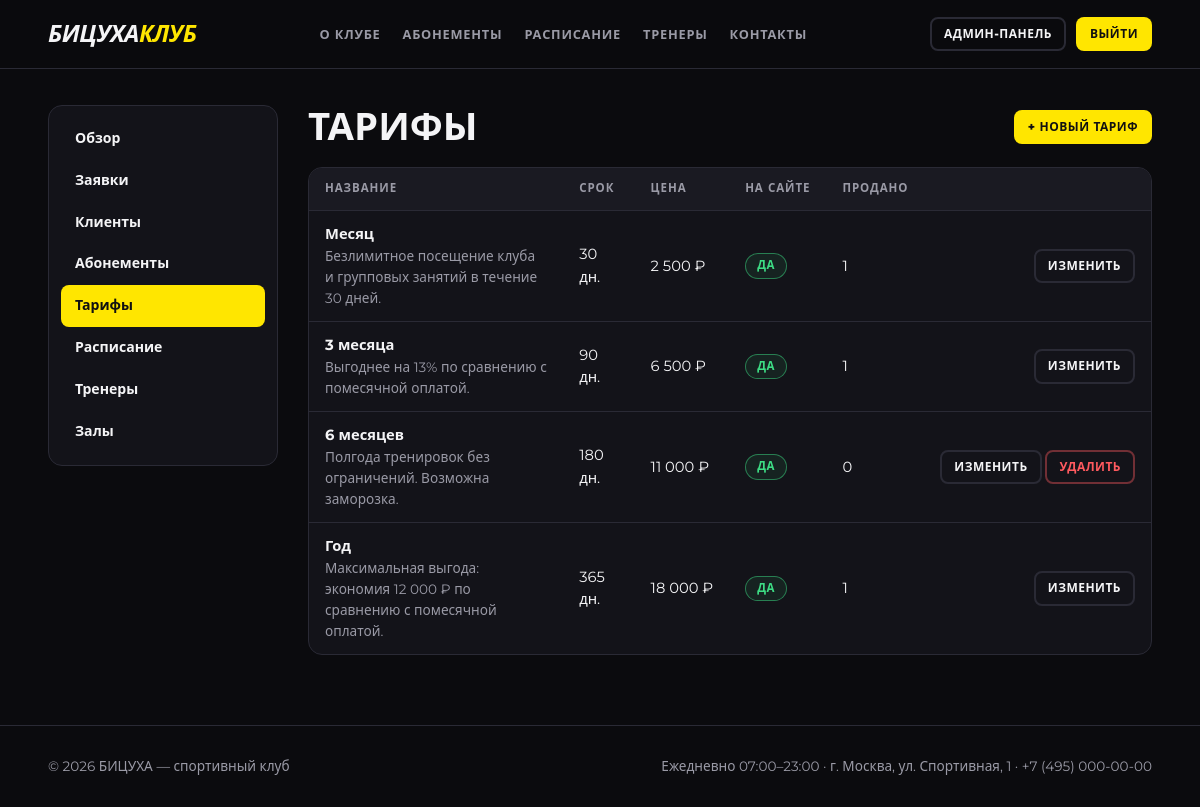
Screenshot of /admin/plans (signed in) with the database file from the repository.
### tables this page shows
CREATE TABLE plans (
    id            INTEGER PRIMARY KEY AUTOINCREMENT,
    name          TEXT    NOT NULL UNIQUE,
    duration_days INTEGER NOT NULL CHECK (duration_days > 0),
    price         INTEGER NOT NULL CHECK (price >= 0),      -- в рублях
    description   TEXT,
    is_active     INTEGER NOT NULL DEFAULT 1 CHECK (is_active IN (0,1))
);

### admin.py (the view)
@bp.route("/plans")
def plans():
    rows = q_all("SELECT p.*, (SELECT COUNT(*) FROM subscriptions s WHERE s.plan_id=p.id) AS used "
                 "FROM plans p ORDER BY p.duration_days")
    return render_template("admin/plans.html", rows=rows)

### admin.py (called while the page is built)
@bp.before_request
@role_required("admin")
def _only_admin():
    return None

@bp.context_processor
def _badges():
    return dict(
        badge_apps=q_val("SELECT COUNT(*) FROM applications WHERE status='new'"),
        badge_pay=q_val("SELECT COUNT(*) FROM subscriptions s JOIN payments p ON p.subscription_id=s.id "
                        "WHERE s.status='pending' AND p.status='pending'"))

### app.py (called while the page is built)
@app.template_filter("rub")
def rub(value):
    return f"{int(value or 0):,}".replace(",", "\u00a0") + "\u00a0₽"

@app.context_processor
def inject_globals():
    return dict(csrf_token=csrf_token, CLUB_NAME=CLUB_NAME, SUB_STATUS=SUB_STATUS,
                PAY_STATUS=PAY_STATUS, PAY_METHOD=PAY_METHOD, ROLE_NAME=ROLE_NAME,
                today_iso=date.today().isoformat())

@app.before_request
def before_request():
    logic.refresh_statuses()
    load_user()
    check_csrf()

@app.after_request
def security_headers(resp):
    resp.headers.setdefault("X-Content-Type-Options", "nosniff")
    resp.headers.setdefault("X-Frame-Options", "DENY")
    resp.headers.setdefault("Referrer-Policy", "same-origin")
    return resp

### auth.py (called while the page is built)
def load_user():
    g.user = None
    uid = session.get("uid")
    if not uid:
        return
    user = q_one(
        "SELECT u.id, u.email, u.role, u.is_active, "
        "       COALESCE(c.full_name, e.full_name) AS name, "
        "       c.id AS client_id, e.id AS employee_id "
        "FROM users u "
        "LEFT JOIN clients c ON c.user_id = u.id "
        "LEFT JOIN employees e ON e.user_id = u.id "
        "WHERE u.id = ?", (uid,))
    if user and user["is_active"]:
        g.user = user
    else:
        session.clear()

def role_required(*roles):
    def decorator(view):
        @wraps(view)
        def wrapper(*args, **kwargs):
            if g.user is None:
                flash("Войдите в аккаунт, чтобы продолжить.", "error")
                nxt = request.path if request.method == "GET" else None
                return redirect(url_for("login", next=nxt))
            if roles and g.user["role"] not in roles:
                abort(403)
            return view(*args, **kwargs)
        return wrapper
    return decorator

def csrf_token():
    if "_csrf" not in session:
        session["_csrf"] = secrets.token_hex(16)
    return session["_csrf"]

### db.py (called while the page is built)
def get_db():
    if "db" not in g:
        g.db = _connect()
    return g.db

def q_all(sql, params=()):
    return get_db().execute(sql, params).fetchall()

### logic.py (called while the page is built)
def today():
    return date.today()

### templates/admin/plans.html
{% extends 'admin/base.html' %}
{% block admin %}
<div class="toolbar"><h1 class="page-title" style="margin:0">Тарифы</h1>
  <a class="btn btn-primary btn-sm" href="{{ url_for('admin.plan_new') }}">+ Новый тариф</a></div>
<div class="table-wrap"><table>
  <thead><tr><th>Название</th><th>Срок</th><th>Цена</th><th>На сайте</th><th>Продано</th><th></th></tr></thead><tbody>
  {% for p in rows %}
    <tr><td><b>{{ p.name }}</b><div class="muted small">{{ p.description or '' }}</div></td><td>{{ p.duration_days }} дн.</td><td>{{ p.price|rub }}</td>
      <td><span class="pill {{ 'pill-active' if p.is_active else 'pill-cancelled' }}">{{ 'Да' if p.is_active else 'Скрыт' }}</span></td>
      <td>{{ p.used }}</td>
      <td class="actions"><a class="btn btn-ghost btn-sm" href="{{ url_for('admin.plan_edit', plan_id=p.id) }}">Изменить</a>
        {% if not p.used %}<form method="post" action="{{ url_for('admin.plan_delete', plan_id=p.id) }}" data-confirm="Удалить тариф?">
          <input type="hidden" name="_csrf" value="{{ csrf_token() }}"><button class="btn btn-danger btn-sm">Удалить</button></form>{% endif %}</td></tr>
  {% else %}<tr><td colspan="6" class="empty">Тарифов нет.</td></tr>{% endfor %}
</tbody></table></div>
{% endblock %}

### static/css/style.css (style rules this page uses)
:root { --bg: #0b0b0e; --surface: #131319; --surface-2: #1a1a22; --line: #2a2a35; --accent: #ffe600; --accent-ink: #111; --text: #f4f4f6; --muted: #9a9aa6; --ok: #3ddc84; --warn: #ffb020; --err: #ff5a5f; --radius: 14px; }
* { box-sizing: border-box; margin: 0; padding: 0; }
html { scroll-behavior: smooth; scroll-padding-top: 80px; }
body { font-family: 'Montserrat', system-ui, -apple-system, 'Segoe UI', Roboto, Arial, sans-serif; background: var(--bg); color: var(--text); line-height: 1.55; min-height: 100vh; display: flex; flex-direction: column; }
a { color: var(--accent); text-decoration: none; }
h1, h2, h3, h4 { line-height: 1.15; font-weight: 800; }
.muted { color: var(--muted); }
.small { font-size: .85rem; }
.btn { display: inline-block; border: 2px solid transparent; border-radius: 10px; cursor: pointer; padding: 11px 22px; font: inherit; font-weight: 800; font-size: .9rem; text-transform: uppercase; letter-spacing: .04em; transition: transform .1s, background .2s, border-color .2s; text-align: center; }
.btn-primary { background: var(--accent); color: var(--accent-ink); }
.btn-ghost { background: transparent; color: var(--text); border-color: var(--line); }
.btn-danger { background: transparent; color: var(--err); border-color: rgba(255,90,95,.4); }
.btn-sm { padding: 6px 12px; font-size: .75rem; border-radius: 8px; }
.table-wrap { overflow-x: auto; border: 1px solid var(--line); border-radius: var(--radius); background: var(--surface); }
table { width: 100%; border-collapse: collapse; font-size: .92rem; }
th, td { padding: 12px 16px; text-align: left; border-bottom: 1px solid var(--line); vertical-align: middle; }
th { background: var(--surface-2); font-size: .72rem; text-transform: uppercase; letter-spacing: .08em; color: var(--muted); white-space: nowrap; }
tr:last-child td { border-bottom: 0; }
td.actions { white-space: nowrap; text-align: right; }
td.actions form, .inline { display: inline; }
.page-title { font-size: clamp(1.7rem, 4vw, 2.4rem); text-transform: uppercase; margin-bottom: 8px; }
.pill { display: inline-block; padding: 3px 11px; border-radius: 20px; font-size: .72rem; font-weight: 800; text-transform: uppercase; letter-spacing: .04em; border: 1px solid; white-space: nowrap; }
.pill-active, .pill-paid, .pill-booked, .pill-processed, .pill-planned { color: var(--ok); border-color: rgba(61,220,132,.5); background: rgba(61,220,132,.08); }
.toolbar { display: flex; justify-content: space-between; align-items: center; gap: 14px; flex-wrap: wrap; margin-bottom: 18px; }

### rows the page displays
plans: name "Месяц", description "Безлимитное посещение клуба и групповых занятий в течение 30 дней.", duration_days "30", price|rub "2 500 ₽", is_active "ДА", used "1"
plans: name "3 месяца", description "Выгоднее на 13% по сравнению с помесячной оплатой.", duration_days "90", price|rub "6 500 ₽", is_active "ДА", used "1"
plans: name "6 месяцев", description "Полгода тренировок без ограничений. Возможна заморозка.", duration_days "180", price|rub "11 000 ₽", is_active "ДА", used "0"
plans: name "Год", description "Максимальная выгода: экономия 12 000 ₽ по сравнению с помесячной оплатой.", duration_days "365", price|rub "18 000 ₽", is_active "ДА", used "1"

### other values shown
{{ CLUB_NAME }} "БИЦУХА"
